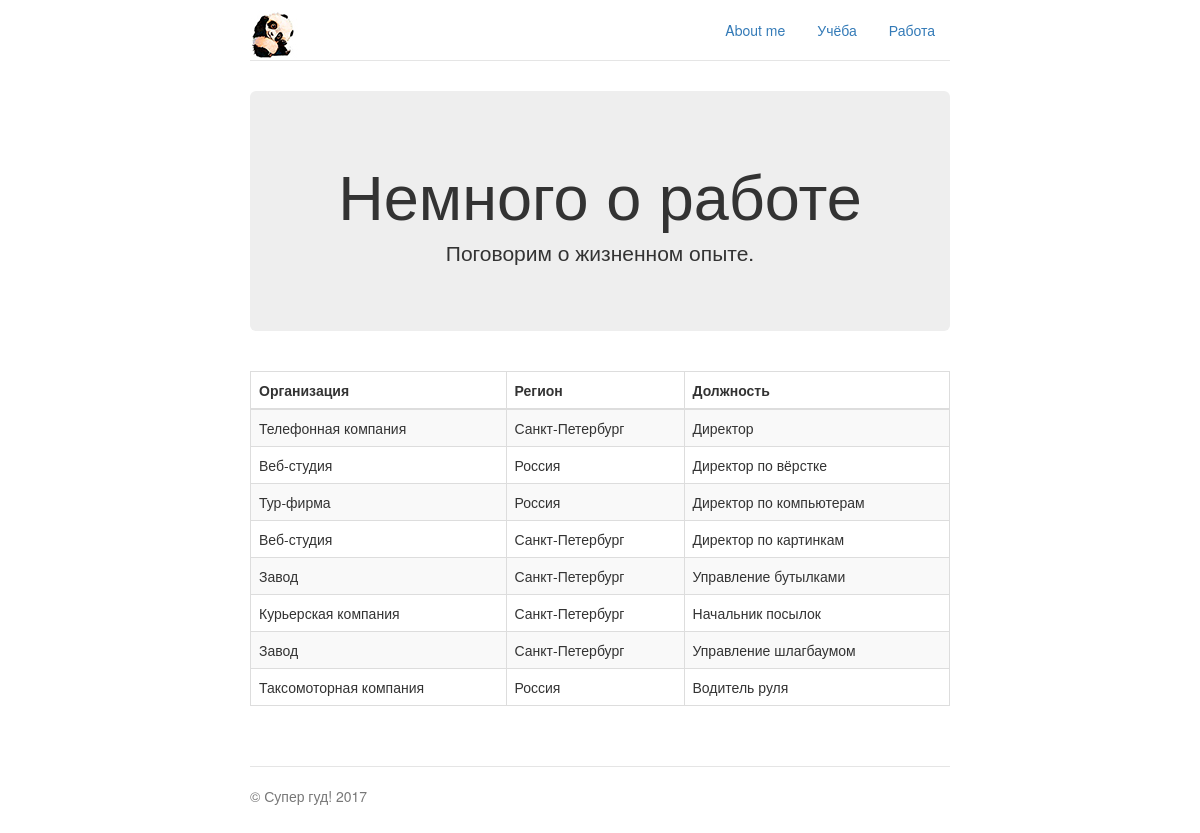
The app's page /work with its own data.
### aboutme/models.py (models this page shows)
class Work(models.Model):
    organization = models.CharField(verbose_name='Организация', max_length=32)
    region = models.CharField(verbose_name='Регион', max_length=32, blank=True)
    position = models.CharField(verbose_name='Должность', max_length=32)

### aboutme/views.py (the view)
# urls.py: url(r'^work', views.work, name='work'),
def work(request):
    workplaces = Work.objects.all()
    return render_to_response('work.html', {'workplaces': workplaces})

### templates/work.html (shortened to what this page needs)
{% extends "base.html" %}
{% load staticfiles %}
{% block content %}
<div class="jumbotron">
    <h1>Немного о работе</h1>
    <p class="lead">Поговорим о жизненном опыте.</p>
</div>
<div class="row marketing">
    <table class="table table-striped table-bordered">
        <thead>
            <tr>
                 <th>Организация</th>
                 <th>Регион</th>
                <th>Должность</th>
            </tr>
        </thead>
        {% for work in workplaces %}
        <tr>
            <td>{{ work.organization }}</td>
            <td>{{ work.region }}</td>
            <td>{{ work.position }}</td>
        </tr>
        {% endfor %}
    </table>
</div>
{% endblock %}

### static/css/jumbotron-narrow.css (style rules this page uses)
body { padding-top: 10px; padding-bottom: 20px; }
.header, .marketing, .footer { padding-right: 15px; padding-left: 15px; }
.jumbotron { text-align: center; border-bottom: 1px solid #e5e5e5; }
.marketing { margin: 40px 0; }
@media screen and (min-width: 768px) { .header, .marketing, .footer { padding-right: 0; padding-left: 0; } }
@media screen and (min-width: 768px) { .jumbotron { border-bottom: 0; } }

### records on screen
Work: organization "Телефонная компания", region "Санкт-Петербург", position "Директор"
Work: organization "Веб-студия", region "Россия", position "Директор по вёрстке"
Work: organization "Тур-фирма", region "Россия", position "Директор по компьютерам"
Work: organization "Веб-студия", region "Санкт-Петербург", position "Директор по картинкам"
Work: organization "Завод", region "Санкт-Петербург", position "Управление бутылками"
Work: organization "Курьерская компания", region "Санкт-Петербург", position "Начальник посылок"
Work: organization "Завод", region "Санкт-Петербург", position "Управление шлагбаумом"
Work: organization "Таксомоторная компания", region "Россия", position "Водитель руля"
